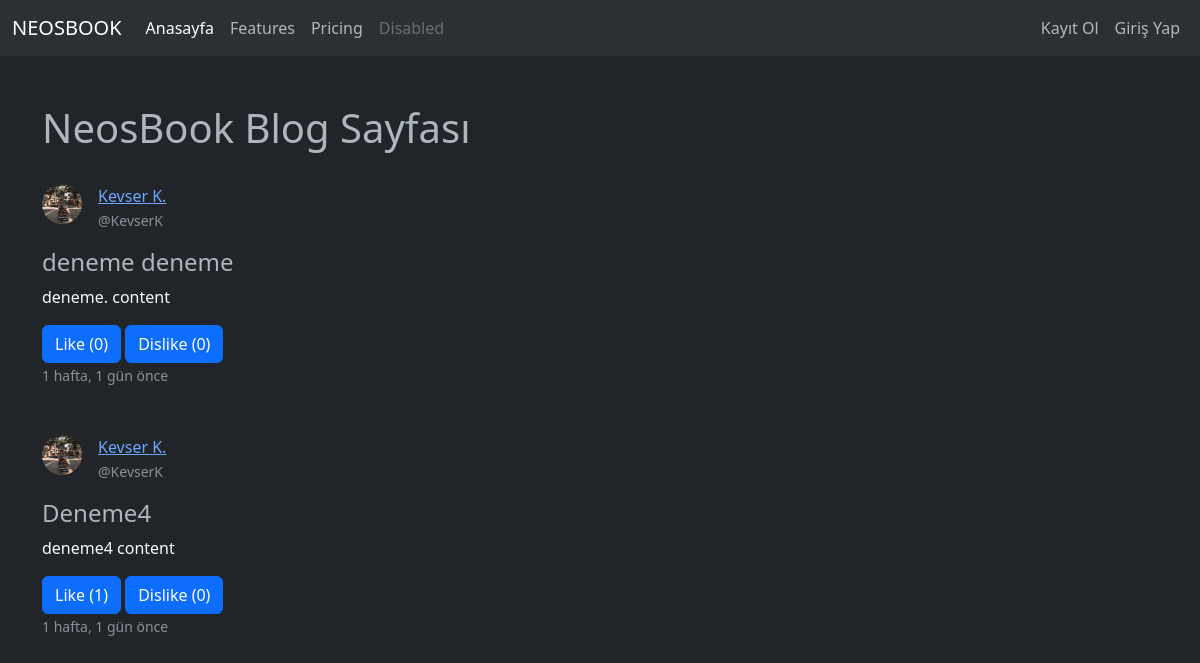
The page / on the database its author committed.
### posts/models.py (models this page shows, shortened)
class Post(models.Model):
    id=models.UUIDField(primary_key=True, default=uuid.uuid4, editable=False)
    owner = models.ForeignKey(Profile, related_name="Owners", on_delete=models.CASCADE, verbose_name="Yazar")
    title = models.CharField(max_length=100, verbose_name='Başlık')
    content = RichTextField(max_length=500)
    image = models.FileField(upload_to='posts', verbose_name='Thumbnail')
    created_at= models.DateTimeField(auto_now=True)
    like = models.ManyToManyField(Profile, verbose_name='Beğenenler', related_name='likes', blank=True)
    dislike = models.ManyToManyField(Profile, verbose_name='Beğenmeyenler', related_name='dislikes', blank=True)
    isPublish = models.BooleanField(default=False, verbose_name='Yayınla')
    slug= models.SlugField(null=True, blank=True, editable=False)

### user/models.py (models this page shows, shortened)
class Profile(models.Model):
    id=models.UUIDField(primary_key= True, default=uuid.uuid4, editable=False)
    user = models.OneToOneField(User, on_delete=models.CASCADE)
    name = models.CharField(max_length=100, verbose_name='İsim')
    surname = models.CharField(max_length=100, verbose_name='Soyisim')
    bio = models.TextField(max_length=500, verbose_name='Hakkımda', default='Merhaba ben bir blog yazarıyım.')
    image= models.FileField(upload_to='profiles/', null=True, verbose_name='Profil Resmi', default='profile/default.jpeg')
    created_at = models.DateTimeField(auto_now_add=True, verbose_name= 'Oluşturulma Tarihi')
    follow = models.ManyToManyField('self', verbose_name='Takip', blank=True, symmetrical=False, related_name='takip')
    followers = models.ManyToManyField('self', verbose_name='Takipçiler', blank=True, symmetrical=False,related_name='takipci')
    slug = models.SlugField(null=True, blank=True, editable=False)

### posts/views.py (the view, shortened to what this page needs)
# urls.py: path('', index, name='index'),
def index(request):
    posts = Post.objects.filter(isPublish=True).order_by('-created_at')
    context = {
        'posts': posts
    }
    return render(request, 'index.html', context)

### templates/index.html (shortened to what this page needs)
{%load humanize%}
<!DOCTYPE html>
<html lang="en">
<head>
    <link href="https://cdn.jsdelivr.net/npm/bootstrap@5.3.0-alpha1/dist/css/bootstrap.min.css" rel="stylesheet">
</head>
<body data-bs-theme="dark">
    {% include "partials/_navbar.html" %}
    <div class="container mt-5">
        {% block content %}
            <h1>NeosBook Blog Sayfası</h1>
            <div class="row">
                {% for post in posts %}
                    <div class="col-12 my-4">
                        <div class="d-flex">
                            <img src="{{post.owner.image.url}}" alt="" width="40" height="40" class="rounded-5 me-3" >
                            <p>
                                <a href="{% url 'profile' post.owner.slug %}">{{post.owner.name}} {{post.owner.surname|slice:"1"}}.</a>
                                <br>
                                <small class="text-muted">@{{post.owner.user.username}} </small>
                            </p>
                        </div>
                        <h4> {{post.title}} </h4>
                        <p>
                            <a href="{% url 'detail' post.id post.slug %}" class="text-decoration-none text-light">
                            {{post.content|safe}}</a>
                        </p>
                        <form action="" method="POST">
                            <input type="submit" name="like" value="Like ({{post.like.all.count}})" class="btn btn-primary">
                            <input type="submit" name="dislike" value="Dislike ({{post.dislike.all.count}})" class="btn btn-primary">
                        </form>
                        <small class="text-muted"> {{post.created_at|naturaltime}} </small>
                    </div>
                {% endfor %}
            </div>
        {% endblock content %}
    </div>
</body>
</html>

### rows shown on the page
Post: owner.image (picture), owner.name "Kevser", owner.surname "K", owner.user.username "KevserK", title "deneme deneme", content "deneme. content", like "Like (0)", dislike "Dislike (0)", created_at "1 hafta, 1 gün önce"
Post: owner.image (picture), owner.name "Kevser", owner.surname "K", owner.user.username "KevserK", title "Deneme4", content "deneme4 content", like "Like (1)", dislike "Dislike (0)", created_at "1 hafta, 1 gün önce"
